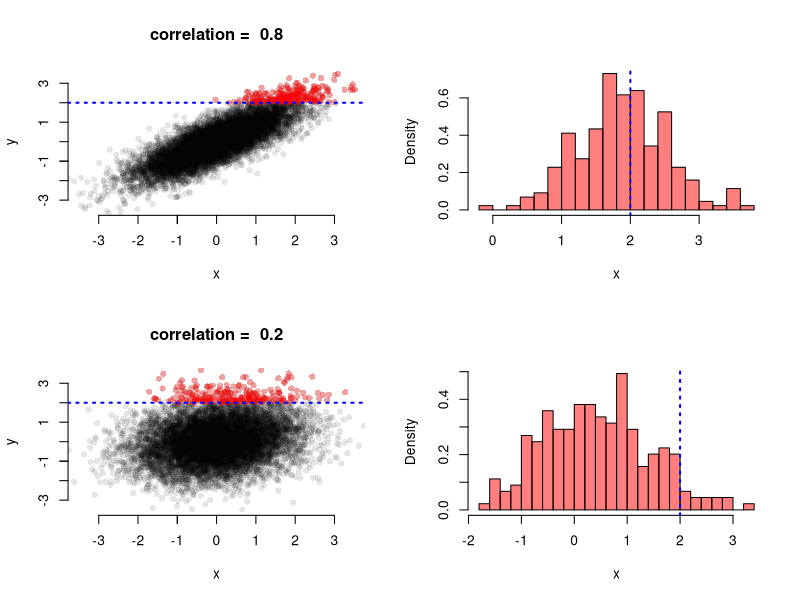

R code for this plot:
## ---- chunk 1
knitr::opts_chunk$set(echo = TRUE)
## ---- chunk 2
library(mvtnorm)
library(scales)
library(tidyverse)
## ---- chunk 3
covars <- c(0.8, 0.2)
## ---- chunk 4
par(bty="n", mfrow=c(2,2)) # make a plot with no box type with 6 panels: 3 rows and 2 columns
for (covar in covars){
  
  covar_mat <- rbind(c(1,covar), c(covar,1))    # create covariance matrix

  # create table of draws from a bivariate normal distribution
  d <- rmvnorm(n=10000, mean = rep(0,2), sigma=covar_mat) %>%
    as_tibble() %>% rename("x" = V1, "y" = V2)
  
  # create another table that selects only extreme values for y 
  d_red <- d %>% 
    filter(y >= 2)
    
  # make a plot
  plot(d$x, d$y, 
     pch=16, 
     col=alpha("black", 0.1),
     main=paste("correlation = ", covar, sep=" "),
     xlab="x",
     ylab="y",
     axes=F, 
     ylim=c(-3.5, 3.5),
     xlim=c(-3.5, 3.5))
  points(d_red$x, 
    d_red$y, 
    col=alpha("red", 0.3), 
    pch=16)
  axis(side=1,  labels=T, at=c(-3,-2,-1,-1,0,1,2,3))
  axis(side=2, labels=T, at=c(-3,-2,-1,-1,0,1,2,3))
  abline(h=2, lty=3, col="blue", lwd=2)
  hist(d_red$x, col=alpha("red", 0.5), xlab="x", freq=F, main="", breaks=20)
  abline(v=2, lty=3, col="blue", lwd=2)
}
